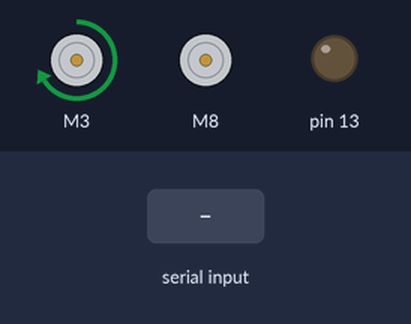
Bench run of a sketch on a simulated Arduino Uno, built with avr-gcc and run on an emulated ATmega328P. On the bench: 2 × DC motor (green arrow = forward, orange = backward, longer = faster), output pins drawn as LEDs (lit = HIGH). The inputs (shaded band) are chosen by the test bench.

Above: at 1.2 s.
1.3 s: "f" received over Serial
At 2.5 s:
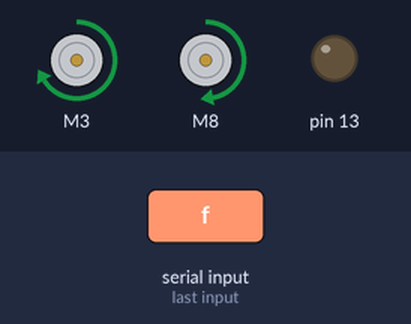
2.8 s: "r" received over Serial
At 3.7 s:
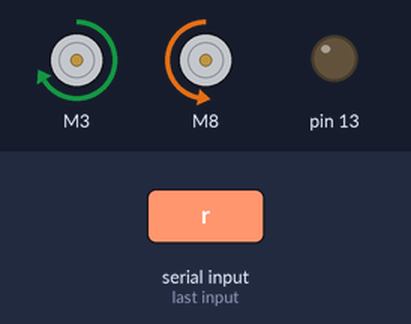
4.3 s: "s" received over Serial
At 4.8 s:
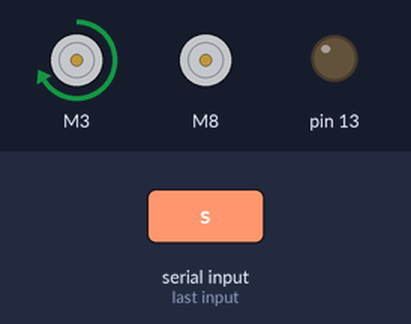
Timing chart, 0 to 7.3 s (numbered marks = the images above; inputs shaded):
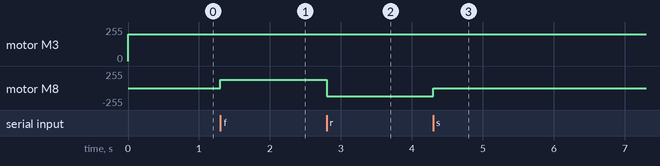

The sketch:

box_Arduino_v2.ino
```cpp
#include <SparkFun_TB6612.h>

#define NOP __asm__ __volatile__ ("nop\n\t")

//Motor definitions
#define STBY 9
#define AIN1 8
#define AIN2 7
#define PWMA 6
#define BIN1 3
#define BIN2 4
#define PWMB 5

#define CO2PIN A0
#define O2PIN A1
#define HUMIDPIN  A2
#define TEMPPIN A3


int temp1 = 0;
float tempVolts = 0;
float tempReal = 0;
int co2Raw;
int o2Raw;
int humidRaw;

Motor pump1 = Motor(AIN1, AIN2, PWMA, 1, STBY);
Motor fan1 = Motor(BIN1, BIN2, PWMB, 1, STBY);

char inByte = 0;
boolean newData = false;
boolean doOnce = true;
boolean buttonL_Val = 1;


//timer variables
unsigned long startTime = 0;
unsigned long endTime = 0;
int timeDif = 0;

void setup() {
  // put your setup code here, to run once:
  Serial.begin(115200);
  pinMode(13, OUTPUT);
  pinMode(2, INPUT);


  fan1.drive(200);
  //pump1.drive(-255);

  //delay(2000);

}

void loop() {
  // put your main code here, to run repeatedly:
  //  temp1 = analogRead(A3);
  //  tempVolts = temp1 * 4.8876;
  //  tempReal = (tempVolts - 500) / 10;

  //humidRaw = analogRead(HUMIDPIN);
  //o2Raw = analogRead(O2PIN);
  //co2Raw = analogRead(O2PIN);

  //Serial.print(humidRaw);
  //Serial.print(" ");
  //Serial.print("\n");

  //delay(100);
  recvOneChar();
  showNewData();
}


void recvOneChar() {
  if (Serial.available() > 0) {
    inByte = Serial.read();
    NOP;
    newData = true;
  }

}

void showNewData() {
  if (newData == true) {
    if (inByte == 'f') {
      //startMotor = true;
      pump1.drive(127);
    }


    if (inByte == 'r') {
      pump1.drive(-127);
    }


    if (inByte == 's') {
      pump1.brake();
      //fan1.brake();
    }

    newData = false;
    doOnce = true;

  }

}
```

Measured:
- after the input at 1.3 s, motor M8: stopped → forward 127/255 at once
- after the input at 2.8 s, motor M8: forward 127/255 → backward 127/255 at once
- after the input at 4.3 s, motor M8: backward 127/255 → stopped at once
